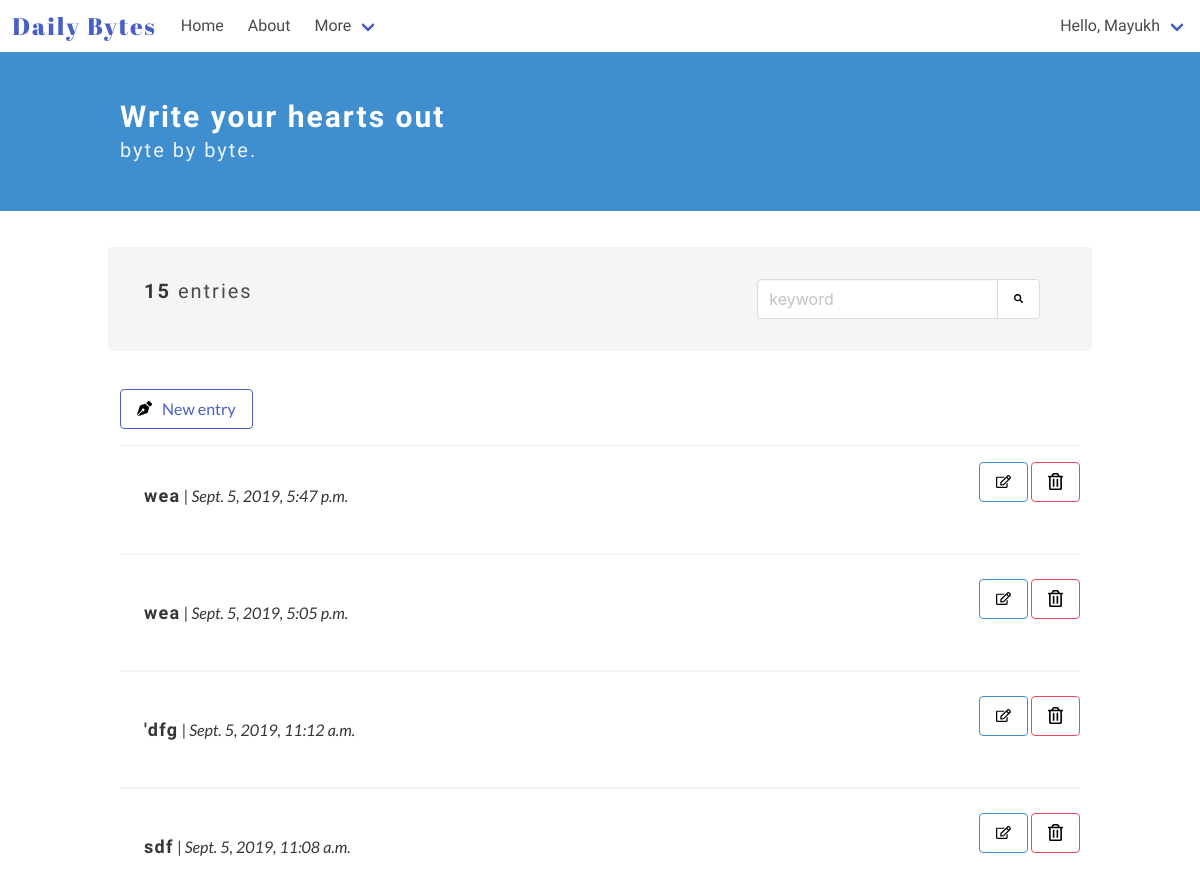
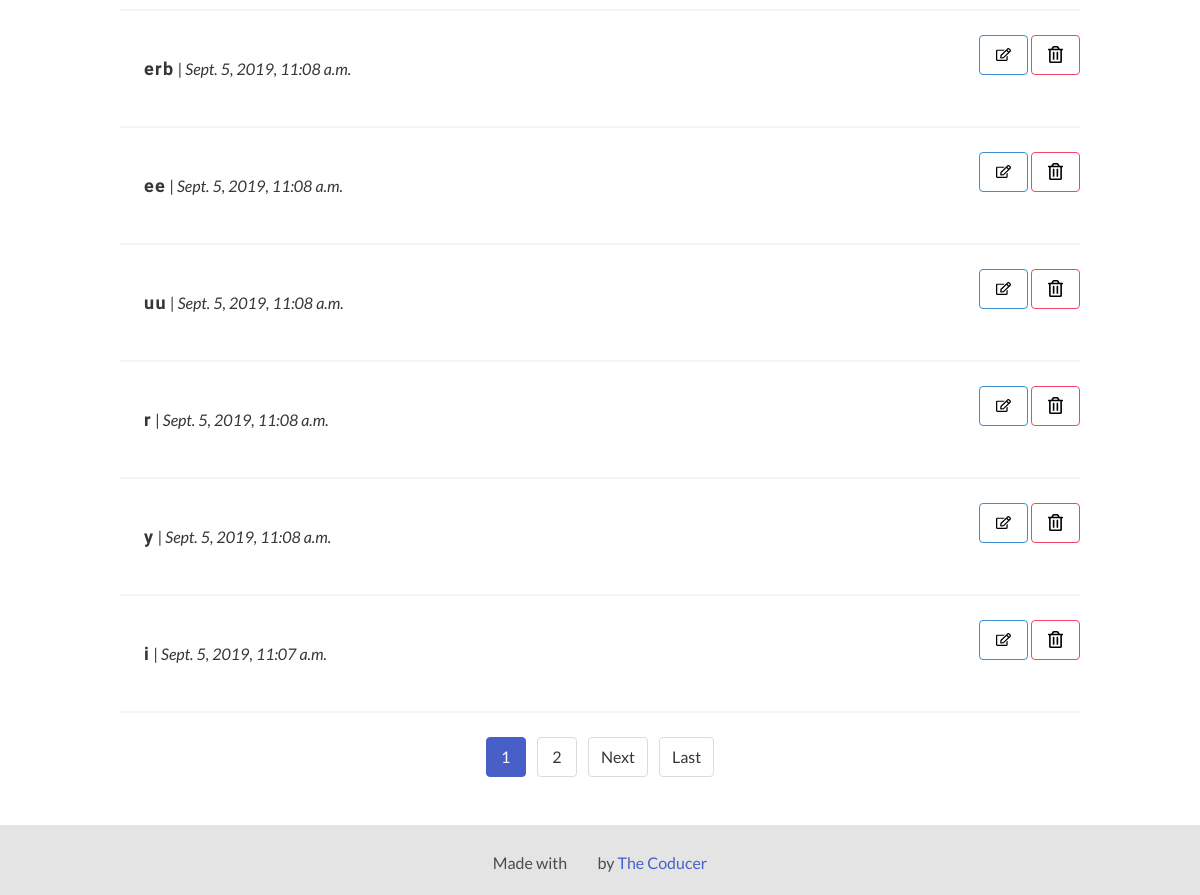
The app's page / (signed in), older data (2 pictures, top to bottom).
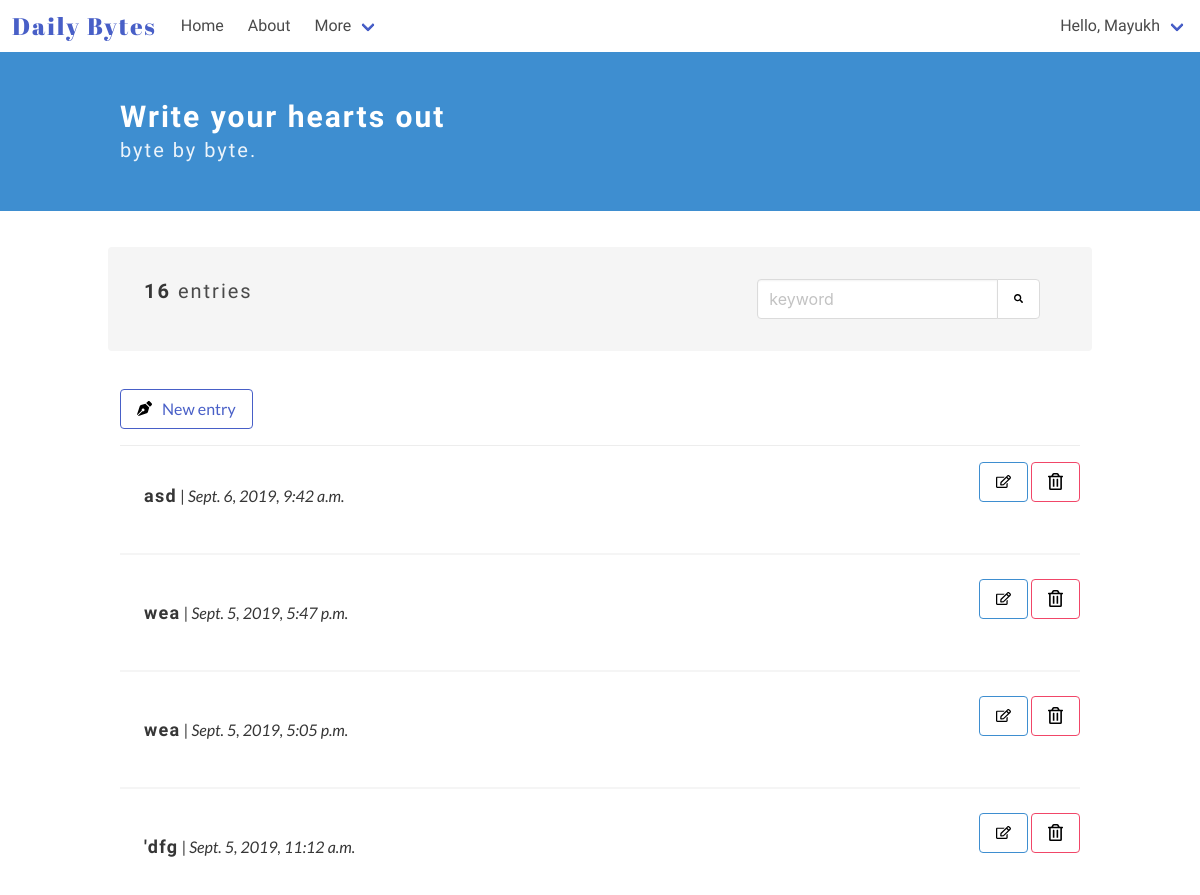
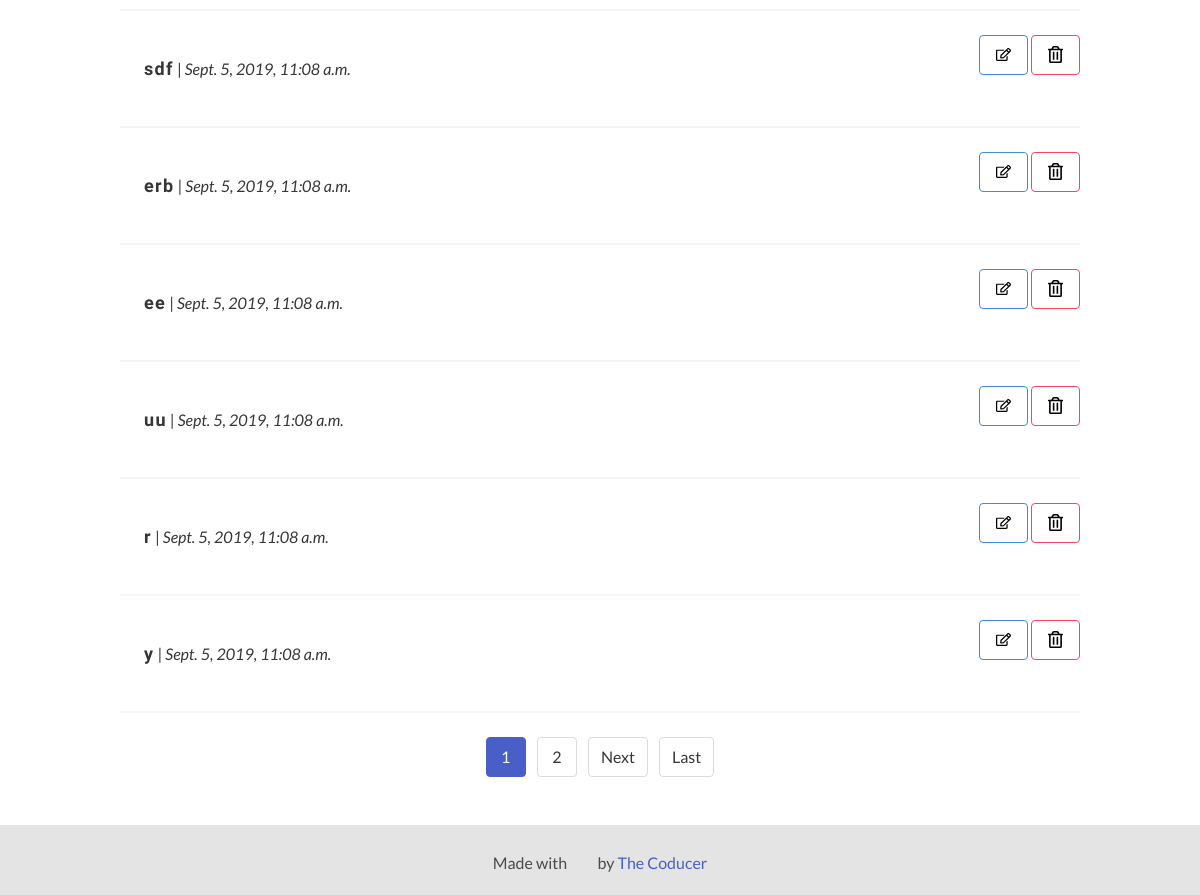
The same page, newer data (2 pictures, top to bottom).
### diary_app/models.py (models this page shows)
class Entry(models.Model):
    author = models.ForeignKey(User, on_delete=models.CASCADE) # User is an auth model
    title = models.CharField(max_length=100, default='', verbose_name="")
    text = RichTextUploadingField(verbose_name="")
    date_posted = models.DateTimeField(auto_now_add = True)
    trash = models.BooleanField(default=False)
    """ def __str__(self):
        return 'Entry #{}'.format(self.id) """
    class Meta:
        verbose_name_plural = 'entries'

### diary_app/views.py (the view)
# urls.py: path('', EntryListView.as_view(), name = 'home'),
class EntryListView(ListView):
        model = Entry
        template_name = 'diary_app/home.html'
        context_object_name = 'entries'
        ordering = ['-date_posted']
        paginate_by = 10
        @method_decorator(login_required)
        def dispatch(self, *args, **kwargs):
                return super().dispatch(*args, **kwargs)
        def get_context_data(self, **kwargs):
                context = super(EntryListView, self).get_context_data(**kwargs)
                entries = Entry.objects.filter(author=self.request.user, trash=False)
                context['count_entries'] = entries.count()
                ...
                return context
        def get_queryset(self):
                entries = Entry.objects.filter(author=self.request.user, trash=False)
                entries = entries.order_by('-date_posted')
                return entries

### diary_app/templates/diary_app/home.html (shortened to what this page needs)
<!DOCTYPE html>
<html lang="en">
<head>
</head>
<body>
    {% extends "./base.html" %}
    {% block content %}
    {% load static %}
    <section class="hero is-info">
        <div class="hero-body">
            <div class="container">
                <h1 class="title">
                    Write your hearts out
                </h1>
                <h2 class="subtitle">
                    byte by byte.
                </h2>
            </div>
        </div>
    </section>
    <section class="section">
        <div class="container">
            <div class="container my-top-bar">
                <div class="columns notification">
                    <div class="column is-two-thirds">
                        <p class="subtitle is-5">
                            {% if count_entries < 1 %}
                            You don't have any entries
                            {% else %}
                            <strong>{{ count_entries }}</strong> entries
                            {% endif %}
                        </p>
                    </div>
                    <div class="column">
                        <div class="field has-addons">
                            <p class="control">
                                <input class="input" type="text" placeholder="keyword">
                            </p>
                            <p class="control">
                                <button class="button">
                                    <img class="search-icon" src="{% static '/images/search.svg' %}" alt="Add new byte"
                                        width=15px height=15px>
                                </button>
                            </p>
                        </div>
                    </div>
                </div>
            </div>
            <article class="media">
                <div class="media-content">
                    <div class="content">
                        <a class="button is-link is-outlined" href="{% url 'add' %}"><img
                                src="{% static '/images/pen.svg' %}" alt="Add new byte" width=15px height=15px
                                style="margin-right: 10px;">New entry</a>
                    </div>
                </div>
            </article>
            {% for entry in entries %}
            <article class="media">
                <div class="media-content">
                    <a href="/entry/{{entry.id}}">
                        <div class="content notification readmore-div">
                            <p>
                                <strong class="entry-title">{{ entry.title }}</strong> | <i>{{ entry.date_posted }}</i>
                            </p>
                        </div>
                    </a>
                </div>
                <div class="media-right">
                    <a class="button is-info is-outlined" href="/edit/{{entry.id}}"><img
                            src="{% static '/images/edit.svg' %}" alt="Edit" width=15px height=15px></a>
                    <button class="button is-danger is-outlined" id="trash_can" onclick="del()"><img src="{% static '/images/delete.svg' %}"
                            alt="Delete" width=15px height=15px color: red;></button>
                </div>
            </article>
            <hr>
            {% endfor %}
            <div class="has-text-centered page-list">
                {% if is_paginated %}
                {% for num in page_obj.paginator.page_range %}
                {% if page_obj.number == num %}
                <a class="pagination-link is-current" href="?page={{ num }}">{{ num }}</a>
                {% elif num > page_obj.number|add:'-3' and num < page_obj.number|add:'3' %}
                <a class="pagination-link" href="?page={{ num }}">{{ num }}</a>
                {% endif %}
                {% endfor %}
                {% if page_obj.has_next %}
                <a class="pagination-next" href="?page={{ page_obj.next_page_number }}">Next</a>
                <a class="pagination-next" href="?page={{ .paginator.num_pages }}">Last</a>
                {% endif %}
                {% endif %}
            </div>
        </div>
    </section>
    {% endblock %}

### diary_app/templates/diary_app/base.html (shortened to what this page needs)
<!DOCTYPE html>
<html lang="en">
<head>
    {% load static %}
    <link rel="stylesheet" href="https://cdnjs.cloudflare.com/ajax/libs/bulma/0.6.2/css/bulma.min.css" />
    <link rel="stylesheet" type="text/css" href="//code.ionicframework.com/ionicons/2.0.1/css/ionicons.min.css" />
    <link rel="stylesheet" href="{% static '/css/main.css' %}">
</head>
<body>
    {% include "./header.html" %}
    {% block content %} {% endblock %}
    {% include "./footer.html" %}
</body>
</html>

### diary_app/templates/diary_app/header.html (shortened to what this page needs)
{% load static %}
<div id="app">
<nav class="navbar" role="navigation" aria-label="main navigation">
    <div class="navbar-brand">
      <a class="navbar-item" href="{% url 'home' %}">
        <h1 class="logo">Daily Bytes</h1>
      </a>
    </div>
    <div id="navbarBasicExample" class="navbar-menu">
      <div class="navbar-start">
        <a class="navbar-item" href="{% url 'home' %}">
            Home
        </a>
        <a class="navbar-item" href="/about/">
            About
        </a>
        <div class="navbar-item has-dropdown is-hoverable">
          <a class="navbar-link">
            More
          </a>
        </div>
      </div>
      <div class="navbar-end">
          <div class="navbar-item has-dropdown is-hoverable">
              <a class="navbar-link">
                  {% if user.first_name %}
                    Hello, {{ user.first_name }}
                  {% elif user.username %}
                    Hello, {{ user.username}}
                  {% endif %}
              </a>
            </div>
      </div>
    </div>
  </nav>
 </div>

### diary_app/templates/diary_app/footer.html
<footer class="footer">
        <div class="has-text-centered">
          <p>
                Made with <i class="icon ion-heart"></i> by <a href="https://thecoducer.github.io/" target="_blank">The Coducer</a>
          </p>
        </div>
      </footer>

### diary_app/static/css/main.css (style rules this page uses)
body { display: flex; flex-direction: column; height: 100vh; font-family: 'Lato', sans-serif; }
.logo { font-family: 'Abril Fatface', cursive; font-size: 1.5em; letter-spacing: 2px; }
.navbar-item { font-family: 'Libre Franklin', sans-serif; }
.title { font-size: 30px; }
.title, .subtitle { font-family: 'Raleway', sans-serif; letter-spacing: 2px; }
p { font-family: 'Lato', sans-serif; }
.entry-title { font-family: 'Libre Franklin', sans-serif; font-size: 18px; letter-spacing: 1.3px; }
.my-top-bar { margin-bottom: 50px; }
.footer { flex-shrink: 0; padding: 20px; background-color: #e4e4e4; }
.section { flex: 1 0 auto; }
.readmore-div { background-color: transparent; color: #363636; }
.page-list { margin-top: 20px; }

Row changes from the older to the newer data that the page shows:
no longer on this page (row unchanged): Entry: title "i", date_posted "Sept. 5, 2019, 11:07 a.m."
added Entry: title "asd", date_posted "Sept. 6, 2019, 9:42 a.m."
Text that changed along with them:
{{ count_entries }}: "15" → "16"
